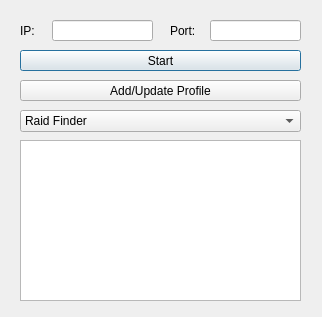
<?xml version="1.0" encoding="UTF-8"?>
<ui version="4.0">
 <class>Bots</class>
 <widget class="QDialog" name="Bots">
  <property name="geometry">
   <rect>
    <x>0</x>
    <y>0</y>
    <width>322</width>
    <height>317</height>
   </rect>
  </property>
  <property name="windowTitle">
   <string>Bots</string>
  </property>
  <widget class="QPushButton" name="btnStartStop">
   <property name="geometry">
    <rect>
     <x>20</x>
     <y>50</y>
     <width>281</width>
     <height>21</height>
    </rect>
   </property>
   <property name="text">
    <string>Start</string>
   </property>
  </widget>
  <widget class="QLineEdit" name="txtIP">
   <property name="geometry">
    <rect>
     <x>52</x>
     <y>20</y>
     <width>101</width>
     <height>21</height>
    </rect>
   </property>
  </widget>
  <widget class="QLineEdit" name="txtPort">
   <property name="geometry">
    <rect>
     <x>210</x>
     <y>20</y>
     <width>91</width>
     <height>21</height>
    </rect>
   </property>
  </widget>
  <widget class="QLabel" name="label">
   <property name="geometry">
    <rect>
     <x>20</x>
     <y>20</y>
     <width>16</width>
     <height>21</height>
    </rect>
   </property>
   <property name="text">
    <string>IP:</string>
   </property>
  </widget>
  <widget class="QLabel" name="label_2">
   <property name="geometry">
    <rect>
     <x>170</x>
     <y>20</y>
     <width>31</width>
     <height>21</height>
    </rect>
   </property>
   <property name="text">
    <string>Port:</string>
   </property>
  </widget>
  <widget class="QComboBox" name="cmbScriptSelection">
   <property name="enabled">
    <bool>true</bool>
   </property>
   <property name="geometry">
    <rect>
     <x>20</x>
     <y>110</y>
     <width>281</width>
     <height>22</height>
    </rect>
   </property>
   <property name="currentIndex">
    <number>0</number>
   </property>
   <item>
    <property name="text">
     <string>Raid Finder</string>
    </property>
   </item>
   <item>
    <property name="text">
     <string>Stars Finder</string>
    </property>
   </item>
   <item>
    <property name="text">
     <string>Watt Farmer</string>
    </property>
   </item>
   <item>
    <property name="text">
     <string>Dump Latest Wild Area Event</string>
    </property>
   </item>
   <item>
    <property name="text">
     <string>Check Den</string>
    </property>
   </item>
  </widget>
  <widget class="QPushButton" name="btnUpdateProfile">
   <property name="geometry">
    <rect>
     <x>20</x>
     <y>80</y>
     <width>281</width>
     <height>21</height>
    </rect>
   </property>
   <property name="text">
    <string>Add/Update Profile</string>
   </property>
  </widget>
  <widget class="QPlainTextEdit" name="plainTextEdit">
   <property name="enabled">
    <bool>true</bool>
   </property>
   <property name="geometry">
    <rect>
     <x>20</x>
     <y>140</y>
     <width>281</width>
     <height>161</height>
    </rect>
   </property>
   <property name="readOnly">
    <bool>true</bool>
   </property>
  </widget>
 </widget>
 <resources/>
 <connections/>
</ui>
